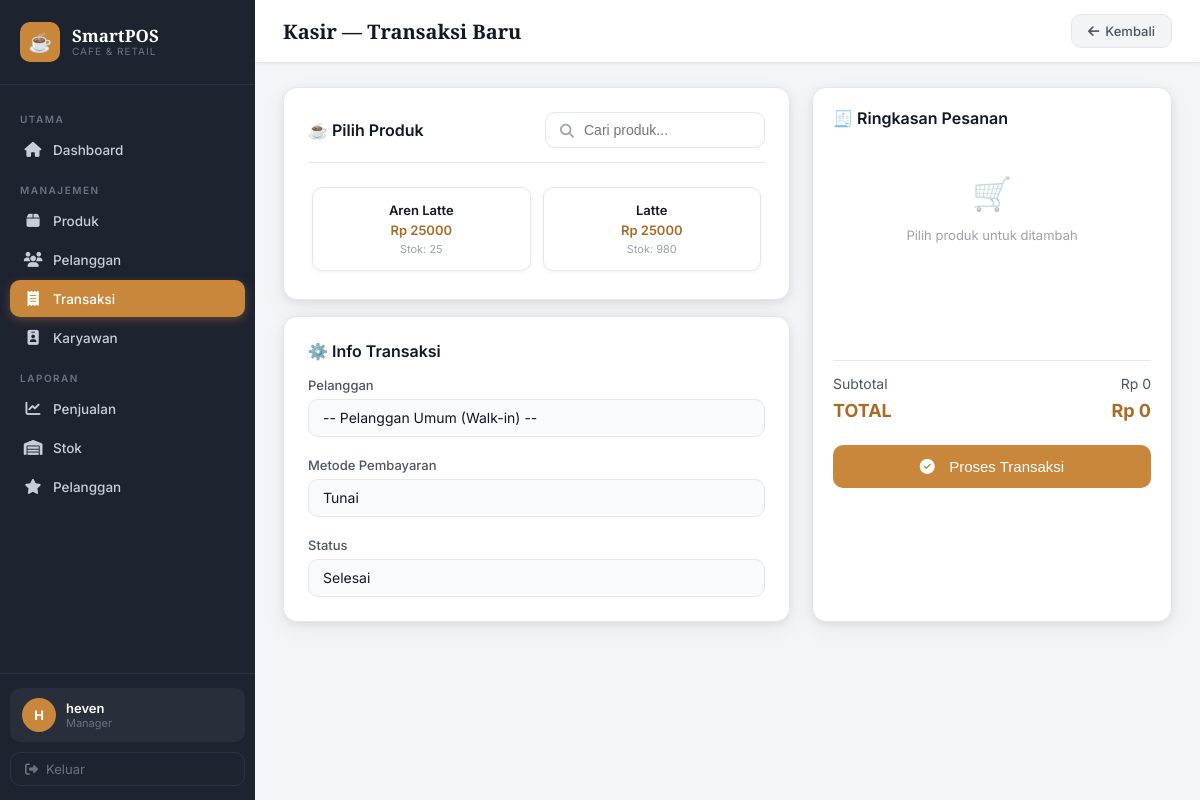
The app's page /transactions/new/ (signed in) with its own data.
### pos/models.py (models this page shows, shortened)
class BaseModel(models.Model):
    created_at = models.DateTimeField(auto_now_add=True)
    updated_at = models.DateTimeField(auto_now=True)
    class Meta:
        abstract = True  # tidak membuat tabel sendiri

class Product(BaseModel):
    CATEGORY_CHOICES = [
        ('food',        'Makanan'),
        ('beverage',    'Minuman'),
        ('snack',       'Snack'),
        ('merchandise', 'Merchandise'),
        ('other',       'Lainnya'),
    ]
    name         = models.CharField(max_length=100, verbose_name="Nama Produk")
    category     = models.CharField(max_length=50, choices=CATEGORY_CHOICES, default='other', verbose_name="Kategori")
    price        = models.DecimalField(max_digits=10, decimal_places=2, validators=[MinValueValidator(Decimal('0.01'))], verbose_name="Harga (Rp)")
    stock        = models.IntegerField(default=0, validators=[MinValueValidator(0)], verbose_name="Stok")
    is_available = models.BooleanField(default=True, verbose_name="Tersedia")
    class Meta:
        verbose_name        = "Produk"
        verbose_name_plural = "Produk"
        ordering            = ['category', 'name']
    def __init__(self, *args, **kwargs):
        super().__init__(*args, **kwargs)
        self.__discount = 0  # ENCAPSULATION: private, tidak bisa diakses dari luar
    def to_dict(self):
        return {
            'id': self.id, 'name': self.name,
            'category': self.category, 'category_display': self.get_category_display(),
            'price': float(self.price), 'stock': self.stock,
            'is_available': self.is_available,
        }

### pos/views.py (the view, shortened to what this page needs)
# urls.py: path('transactions/new/', views.TransactionCreateView.as_view(), name='transaction_create'),
class TransactionCreateView(RoleRequiredMixin, View):
    allowed_positions = ('manager', 'supervisor', 'cashier', 'waiter')
    template_name = 'pos/transactions/form.html'
    login_url = '/login/'
    def get(self, request):
        form = TransactionForm()
        item_form = TransactionItemForm()
        products = Product.objects.filter(is_available=True, stock__gt=0)
        context = {
            'form': form,
            'item_form': item_form,
            'products': products,
            'page_title': 'Transaksi Baru',
            'products_json': json.dumps([p.to_dict() for p in products]),
        }
        return render(request, self.template_name, context)

### pos/forms.py
class TransactionForm(forms.ModelForm):
    class Meta:
        model = Transaction
        fields = ['customer', 'status', 'payment_method']
        widgets = {
            'customer': forms.Select(attrs={
                'class': 'form-control',
                'id': 'transaction_customer',
            }),
            'status': forms.Select(attrs={
                'class': 'form-control',
                'id': 'transaction_status',
            }),
            'payment_method': forms.Select(attrs={
                'class': 'form-control',
                'id': 'transaction_payment',
            }),
        }
        labels = {
            'customer': 'Pelanggan',
            'status': 'Status Transaksi',
            'payment_method': 'Metode Pembayaran',
        }
    def __init__(self, *args, **kwargs):
        super().__init__(*args, **kwargs)
        self.fields['customer'].queryset = Customer.objects.all()
        self.fields['customer'].empty_label = "-- Pelanggan Umum (Walk-in) --"
        self.fields['customer'].required = False

class TransactionItemForm(forms.ModelForm):
    class Meta:
        model = TransactionItem
        fields = ['product', 'quantity']
        widgets = {
            'product': forms.Select(attrs={
                'class': 'form-control',
                'id': 'item_product',
            }),
            'quantity': forms.NumberInput(attrs={
                'class': 'form-control',
                'min': '1',
                'value': '1',
                'id': 'item_quantity',
            }),
        }
    def __init__(self, *args, **kwargs):
        super().__init__(*args, **kwargs)
        self.fields['product'].queryset = Product.objects.filter(
            is_available=True, stock__gt=0
        )

### pos/context_processors.py (called while the page is built, shortened)
def user_role(request):
    if not request.user.is_authenticated:
        return {}
    if request.user.is_superuser:
        return {
            'user_position':         'manager',
            'user_position_display': 'Manager',
            'is_full_access':        True,
            'can_manage_products':   True,
            'can_manage_employees':  True,
            'can_view_transactions': True,
            'can_create_transaction':True,
            'can_view_customers':    True,
            'can_view_reports':      True,
            'can_view_stock_report': True,
        }

### pos/models.py (called while the page is built)
    def __str__(self):
        return f"{self.name} ({self.email})"

### templates/pos/transactions/form.html (shortened to what this page needs)
{% extends 'pos/base.html' %}
{% block page_title %}Kasir — Transaksi Baru{% endblock %}
{% block topbar_actions %}
<a href="{% url 'transaction_list' %}" class="btn btn-secondary"><i class="fas fa-arrow-left"></i> Kembali</a>
{% endblock %}
{% block content %}
<form method="POST" id="trxForm">
<div class="pos-grid">
  <div>
    <div class="card" style="margin-bottom:16px;">
      <div class="card-header">
        <span class="card-title">☕ Pilih Produk</span>
        <div class="search-bar" style="max-width:220px;">
          <span class="search-icon"><i class="fas fa-search"></i></span>
          <input type="text" id="productSearch" placeholder="Cari produk...">
        </div>
      </div>
      <div class="product-selector" id="productGrid">
        {% for p in products %}
        <div class="product-card-item" id="pcard_{{ p.id }}"
             data-id="{{ p.id }}" data-name="{{ p.name }}"
             data-price="{{ p.price }}" data-stock="{{ p.stock }}"
             onclick="addToOrder(this)">
          <div class="p-name">{{ p.name }}</div>
          <div class="p-price">Rp {{ p.price|floatformat:0 }}</div>
          <div class="p-stock">Stok: {{ p.stock }}</div>
        </div>
        {% empty %}
        <div class="empty-state"><div class="empty-icon">📦</div><p>Tidak ada produk tersedia.</p></div>
        {% endfor %}
      </div>
    </div>
    <div class="card">
      <div class="card-title" style="margin-bottom:16px;">⚙️ Info Transaksi</div>
      <div class="form-grid">
        <div class="form-group">
          <label class="form-label">Pelanggan</label>
          {{ form.customer }}
        </div>
        <div class="form-group">
          <label class="form-label">Metode Pembayaran</label>
          {{ form.payment_method }}
        </div>
        <div class="form-group">
          <label class="form-label">Status</label>
          {{ form.status }}
        </div>
      </div>
    </div>
  </div>
  <div class="order-summary">
    <div class="card-title" style="margin-bottom:16px;">🧾 Ringkasan Pesanan</div>
    <div class="order-items" id="orderItems">
      <div class="empty-state" id="emptyOrder" style="padding:30px 0;">
        <div class="empty-icon" style="font-size:32px;">🛒</div>
        <p style="font-size:13px;">Pilih produk untuk ditambah</p>
      </div>
    </div>
    <div class="order-total">
      <div class="total-row"><span>Subtotal</span><span id="displaySubtotal">Rp 0</span></div>
      <div class="total-row grand"><span>TOTAL</span><span id="displayTotal">Rp 0</span></div>
    </div>
    <button type="submit" class="btn btn-primary" id="btn_process_trx"
      style="width:100%;padding:13px;font-size:15px;margin-top:16px;justify-content:center;"
      onclick="return confirmOrder()">
      <i class="fas fa-check-circle"></i> &nbsp; Proses Transaksi
    </button>
  </div>
</div>
</form>
{% endblock %}

### templates/pos/base.html (shortened to what this page needs)
<!DOCTYPE html>
<html lang="id">
<head>
  {% load static %}
  <link rel="stylesheet" href="{% static 'css/style.css' %}">
  <link rel="stylesheet" href="https://cdnjs.cloudflare.com/ajax/libs/font-awesome/6.5.0/css/all.min.css">
</head>
<body>
<div class="app-wrapper">
  <aside class="sidebar">
    <div class="sidebar-brand">
      <div class="brand-icon">☕</div>
      <div>
        <div class="brand-name">SmartPOS</div>
        <div class="brand-sub">Cafe & Retail</div>
      </div>
    </div>
    <nav class="sidebar-nav">
      <div class="nav-section-label">Utama</div>
      <a href="{% url 'dashboard' %}" class="nav-item {% if request.resolver_match.url_name == 'dashboard' %}active{% endif %}">
        <span class="nav-icon"><i class="fas fa-house"></i></span> Dashboard
      </a>
      <div class="nav-section-label">Manajemen</div>
      <a href="{% url 'product_list' %}" class="nav-item {% if 'product' in request.resolver_match.url_name %}active{% endif %}">
        <span class="nav-icon"><i class="fas fa-box"></i></span> Produk
      </a>
      {% if can_view_customers %}
      <a href="{% url 'customer_list' %}" class="nav-item {% if 'customer' in request.resolver_match.url_name and request.resolver_match.url_name != 'report_customers' %}active{% endif %}">
        <span class="nav-icon"><i class="fas fa-users"></i></span> Pelanggan
      </a>
      {% endif %}
      {% if can_view_transactions %}
      <a href="{% url 'transaction_list' %}" class="nav-item {% if 'transaction' in request.resolver_match.url_name %}active{% endif %}">
        <span class="nav-icon"><i class="fas fa-receipt"></i></span> Transaksi
      </a>
      {% endif %}
      {% if can_manage_employees %}
      <a href="{% url 'employee_list' %}" class="nav-item {% if 'employee' in request.resolver_match.url_name %}active{% endif %}">
        <span class="nav-icon"><i class="fas fa-id-badge"></i></span> Karyawan
      </a>
      {% endif %}
      {% if is_full_access or can_view_stock_report %}
      <div class="nav-section-label">Laporan</div>
      {% if is_full_access %}
      <a href="{% url 'report_sales' %}" class="nav-item {% if request.resolver_match.url_name == 'report_sales' %}active{% endif %}">
        <span class="nav-icon"><i class="fas fa-chart-line"></i></span> Penjualan
      </a>
      {% endif %}
      {% if can_view_stock_report %}
      <a href="{% url 'report_stock' %}" class="nav-item {% if request.resolver_match.url_name == 'report_stock' %}active{% endif %}">
        <span class="nav-icon"><i class="fas fa-warehouse"></i></span> Stok
      </a>
      {% endif %}
      {% if is_full_access %}
      <a href="{% url 'report_customers' %}" class="nav-item {% if request.resolver_match.url_name == 'report_customers' %}active{% endif %}">
        <span class="nav-icon"><i class="fas fa-star"></i></span> Pelanggan
      </a>
      {% endif %}
      {% endif %}
    </nav>
    <div class="sidebar-footer">
      <div class="user-card">
        <div class="user-avatar">{{ request.user.username|slice:":1"|upper }}</div>
        <div>
          <div class="user-name">{{ request.user.get_full_name|default:request.user.username }}</div>
          <div class="user-role">{{ user_position_display|default:"Kasir" }}</div>
        </div>
      </div>
      <a href="{% url 'logout' %}" class="btn-logout">
        <i class="fas fa-sign-out-alt"></i> Keluar
      </a>
    </div>
  </aside>
  <main class="main-content">
    <div class="topbar">
      <h1 class="page-title">{% block page_title %}Dashboard{% endblock %}</h1>
      <div class="topbar-right">
        {% block topbar_actions %}{% endblock %}
      </div>
    </div>
    <div class="page-body">
      {% block content %}{% endblock %}
    </div>
  </main>
</div>
{% load static %}
</body>
</html>

### records on screen
Product: name "Aren Latte", price "25000", stock "25"
Product: name "Latte", price "25000", stock "980"

### other values on screen
{{ request.user.username|slice:":1"|upper }} "H"
{{ request.user.get_full_name|default:request.user.username }} "heven"
{{ user_position_display|default:"Kasir" }} "Manager"
